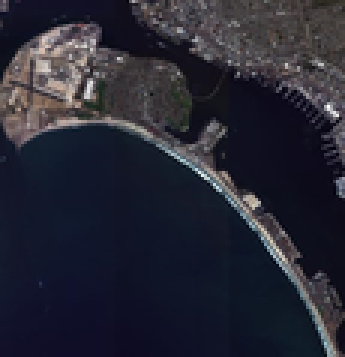
#> input picture GT/GT.png, 115 x 119 px, shrunk from 575 x 595 before the run (shown 3 times larger)
$ python ISM.py
#> lines starting #> are read from the running program, lines starting #| are printed output that depends on the picture
import cv2
import numpy as np
from skimage.metrics import structural_similarity as ssim
from skimage.metrics import peak_signal_noise_ratio as psnr
import matplotlib.pyplot as plt
import os

def compare_images(original, restored):
    # Convert images to grayscale
    original_gray = cv2.cvtColor(original, cv2.COLOR_BGR2GRAY)
    restored_gray = cv2.cvtColor(restored, cv2.COLOR_BGR2GRAY)

    # Calculate MSE
    mse_value = np.mean((original_gray - restored_gray) ** 2)

    # Calculate PSNR
    psnr_value = psnr(original_gray, restored_gray, data_range=original_gray.max())

    # Calculate SSIM
    ssim_value, _ = ssim(original_gray, restored_gray, full=True)

    return mse_value, psnr_value, ssim_value

def process_and_compare_images(source_path, comparison_folder):
    # Load the source image
#> called with source_path = 'GT/GT.png', comparison_folder = 'Source/'
    original_image = cv2.imread(source_path)
#> original_image is the input picture: shape (119, 115, 3); mean B, G, R 51.9, 39.6, 39.1

    # Get a list of all files in the comparison folder
    comparison_files = sorted(os.listdir(comparison_folder))

    # Determine the number of comparison images
    num_images = len(comparison_files)

    # Set up subplots dynamically based on the number of comparison images
    fig, axes = plt.subplots(1, num_images + 1, figsize=(5 * (num_images + 1), 5))
    axes[0].imshow(cv2.cvtColor(original_image, cv2.COLOR_BGR2RGB))
    axes[0].set_title('Source Image')

    for i, comparison_file in enumerate(comparison_files):
        # Load the comparison image
        comparison_image = cv2.imread(os.path.join(comparison_folder, comparison_file))
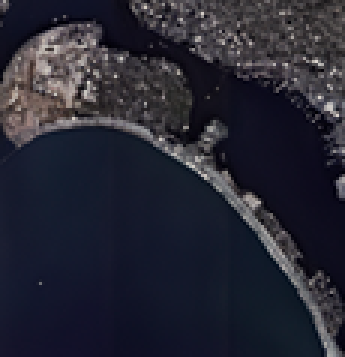
#> input picture Source/1.png, 115 x 119 px, shrunk from 575 x 595 before the run (shown 3 times larger)
#> comparison_image is the input picture: shape (119, 115, 3); mean B, G, R 51.3, 39.2, 38.7

        # Display the comparison image
        axes[i + 1].imshow(cv2.cvtColor(comparison_image, cv2.COLOR_BGR2RGB))
        axes[i + 1].set_title(comparison_file)

        # Image comparison
        mse_value, psnr_value, ssim_value = compare_images(original_image, comparison_image)
#> in compare_images, `original_gray = cv2.cvtColor(original, cv2.COLOR_BGR2GRAY)`:
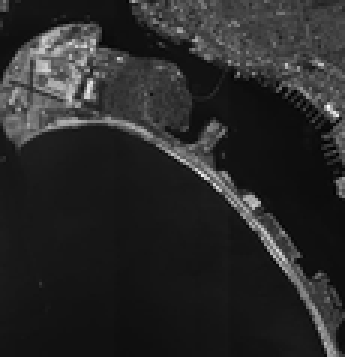
#> original_gray: shape (119, 115) (shown 3 times larger); min 3, max 255, mean 40.8
#> in compare_images, `mse_value = np.mean((original_gray - restored_gray) ** 2)`: mse_value = 38.44
#> in compare_images, `psnr_value = psnr(original_gray, restored_gray, data_range=original_gr..`: psnr_value = 25.4
#> in compare_images, `ssim_value, _ = ssim(original_gray, restored_gray, full=True)`: ssim_value = 0.862
#> mse_value = 38.44; psnr_value = 25.4; ssim_value = 0.862
#> pass 3 of the loop in process_and_compare_images, `for i, comparison_file in enumerate(comparison_files):`:
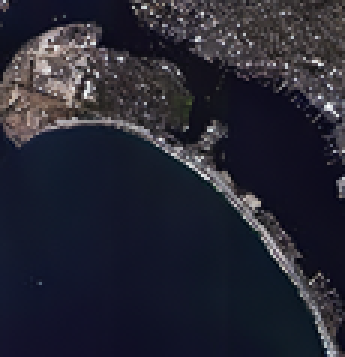
#> input picture Source/3.png, 115 x 119 px, shrunk from 575 x 595 before the run (shown 3 times larger)
#> in process_and_compare_images, comparison_image is the input picture: shape (119, 115, 3); mean B, G, R 51.2, 39.1, 38.7
#> in compare_images (call 3), `restored_gray = cv2.cvtColor(restored, cv2.COLOR_BGR2GRAY)`:
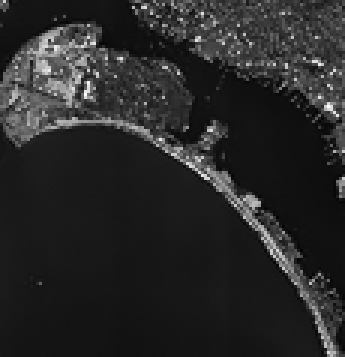
#> restored_gray: shape (119, 115) (shown 3 times larger); min 1, max 255, mean 40.4
#> in compare_images (call 3), `mse_value = np.mean((original_gray - restored_gray) ** 2)`: mse_value = 33.66
#> in compare_images (call 3), `psnr_value = psnr(original_gray, restored_gray, data_range=original_gr..`: psnr_value = 24.74
#> in compare_images (call 3), `ssim_value, _ = ssim(original_gray, restored_gray, full=True)`: ssim_value = 0.863
#> in process_and_compare_images, `mse_value, psnr_value, ssim_value = compare_images(original_image, com..`: mse_value = 33.66; psnr_value = 24.74; ssim_value = 0.863

        # Display numerical values
        text_str = f'{comparison_file}\nMSE: {mse_value:.2f}\nPSNR: {psnr_value:.2f} dB\nSSIM: {ssim_value:.4f}'

        # Adjust text position to be directly under the image at its center
        axes[i + 1].text(0.5, -0.25, text_str, transform=axes[i + 1].transAxes,
                        ha='center', va='center', bbox=dict(facecolor='white', alpha=0.5))

    # Adjust spacing
    plt.subplots_adjust(bottom=0.25)

    # Save the resulting comparison image to the result folder
    result_filename = os.path.join(result_folder_path, 'comparison_result.png')
    plt.savefig(result_filename)
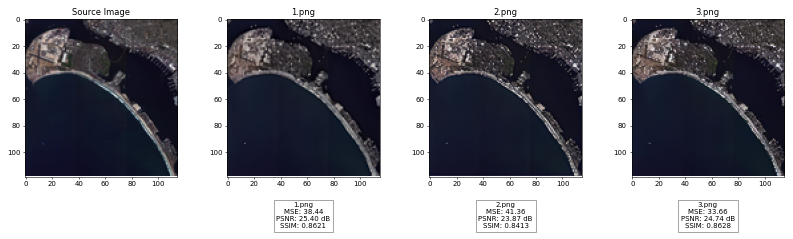
#> figure drawn by matplotlib, 4 panels

    # Show the plot
    plt.show()

# Example usage
source_image_path = 'GT/GT.png'
comparison_folder_path = 'Source/'
result_folder_path = 'Results/'

# Create the result folder if it doesn't exist
os.makedirs(result_folder_path, exist_ok=True)


process_and_compare_images(source_image_path, comparison_folder_path)
